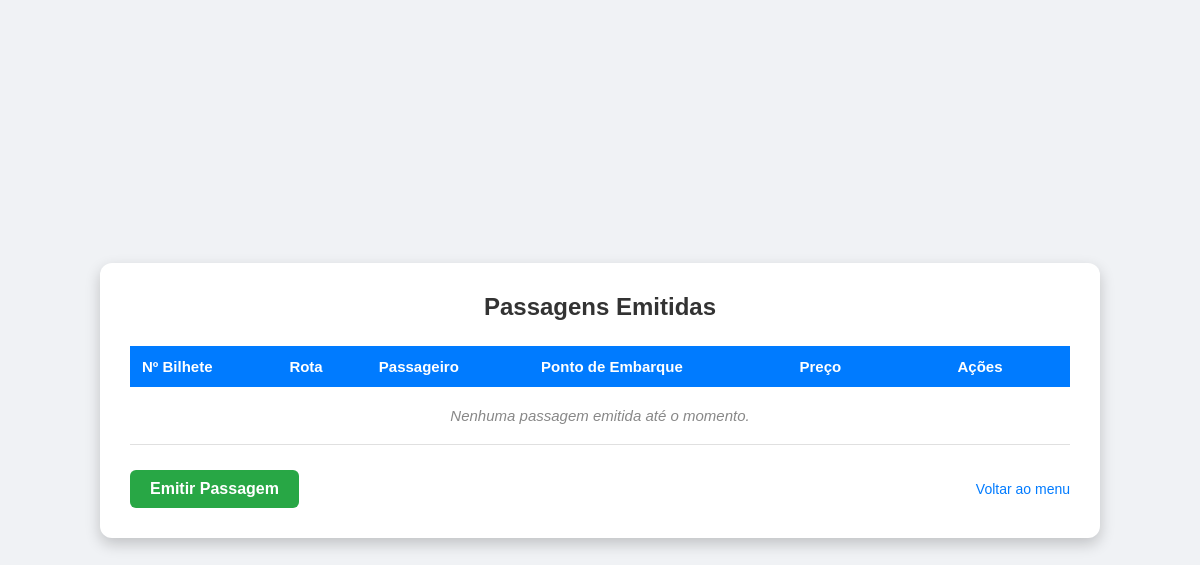
Page /usuario/passagens/ on the earlier database version.
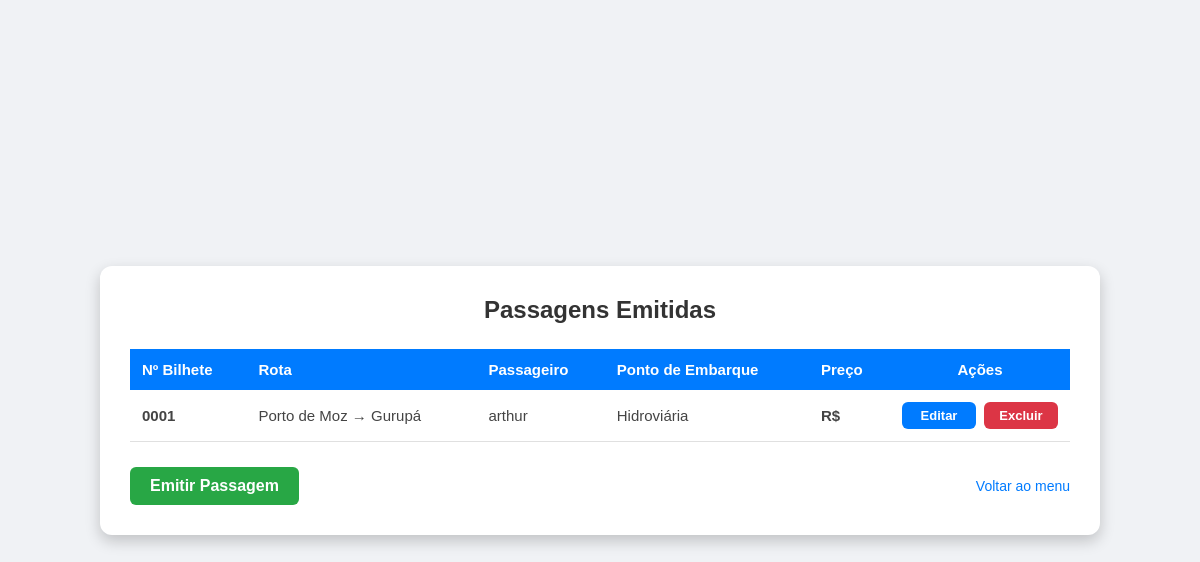
Same page on the later database version.
### Usuario/models.py (models this page shows, shortened)
class Passagem(models.Model):
    rota = models.ForeignKey(Rotas, on_delete=models.CASCADE, verbose_name="Rota")
    passageiro = models.ForeignKey(Usuario, on_delete=models.CASCADE, verbose_name="Passageiro")
    numero_bilhete = models.CharField(max_length=50, blank=True, unique=True, verbose_name="Número do Bilhete")
    ponto_embarque = models.CharField(max_length=255, verbose_name="Ponto de Embarque")
    preco = models.DecimalField(max_digits=10, decimal_places=2, verbose_name="Preço (R$)")

class Rotas(models.Model):
    ponto_de_partida = models.CharField(max_length=100)
    ponto_de_chegada = models.CharField(max_length=100)
    dias_da_semana = models.CharField(max_length=50)
    horario_saida = models.TimeField()
    def __str__(self): return f"{self.ponto_de_partida} → {self.ponto_de_chegada}"

class Usuario(AbstractUser):  # Alterado de models.Model para AbstractUser
    TIPO_CHOICES = [
        ('cliente', 'Passageiro'),
        ('guiche', 'Guichê / Operador'),
        ('administrador', 'Administrador'),
    ]
    nome = models.CharField(max_length=100)
    tipo_de_usuario = models.CharField(max_length=50, choices=TIPO_CHOICES)
    celular = models.CharField(max_length=20)

### Usuario/views.py (the view)
# urls.py: path('passagens/', views.listar_passagens, name='listar_passagens'),
def listar_passagens(request):
    passagens = Passagem.objects.all()
    return render(request, "Usuario/listar_passagens.html", {"passagens": passagens})

### Usuario/templates/Usuario/listar_passagens.html (shortened to what this page needs)
{% load static %}
<link rel="stylesheet" href="{% static 'Usuario/css/estilo.css' %}">
<!DOCTYPE html>
<html lang="pt-br">
<head>
    <link rel="stylesheet" href="{% static 'Usuario/css/estilo.css' %}?v=21">
</head>
<body>
    <div class="caixa larga">
        <h1>Passagens Emitidas</h1>
        <table>
            <thead>
                <tr>
                    <th>Nº Bilhete</th>
                    <th>Rota</th>
                    <th>Passageiro</th>
                    <th>Ponto de Embarque</th>
                    <th>Preço</th>
                    <th style="text-align: center; width: 180px;">Ações</th>
                </tr>
            </thead>
            <tbody>
                {% for passagem in passagens %}
                <tr>
                    <td><strong>{{ passagem.numero_bilhete }}</strong></td>
                    <td>{{ passagem.rota }}</td>
                    <td>{{ passagem.passageiro.nome }}</td>
                    <td>{{ passagem.ponto_embarque }}</td>
                    <td><strong>R$ {{ passagem.preco|floatformat:2 }}</strong></td>
                    <td>
                        <div style="display: flex; gap: 8px; justify-content: center;">
                            <a href="{% url 'editar_passagem' passagem.id %}"
                               class="btn-acao btn-azul" style="padding: 6px 12px; font-size: 13px;">Editar</a>
                            <a href="{% url 'excluir_passagem' passagem.id %}"
                               class="btn-acao btn-vermelho"
                               style="padding: 6px 12px; font-size: 13px;"
                               onclick="return confirm('Tem certeza que deseja cancelar/excluir esta passagem?');">Excluir</a>
                        </div>
                    </td>
                </tr>
                {% empty %}
                <tr>
                    <td colspan="6" class="sem-dados">Nenhuma passagem emitida até o momento.</td>
                </tr>
                {% endfor %}
            </tbody>
        </table>
        <div class="rodape-botoes">
            <a href="{% url 'cadastrar_passagem' %}" class="btn-acao btn-verde" style="width: auto; padding: 10px 20px;">Emitir Passagem</a>
            <a href="{% url 'menu' %}" class="link-padrao" style="width: auto; margin: 0;">Voltar ao menu</a>
        </div>
    </div>
</body>
</html>

Differences in the rows shown:
added Passagem: numero_bilhete "0001", rota "Porto de Moz → Gurupá", passageiro.nome "arthur", ponto_embarque "Hidroviária"
Other differences:
text no longer shown: "Nenhuma passagem emitida até o momento."
